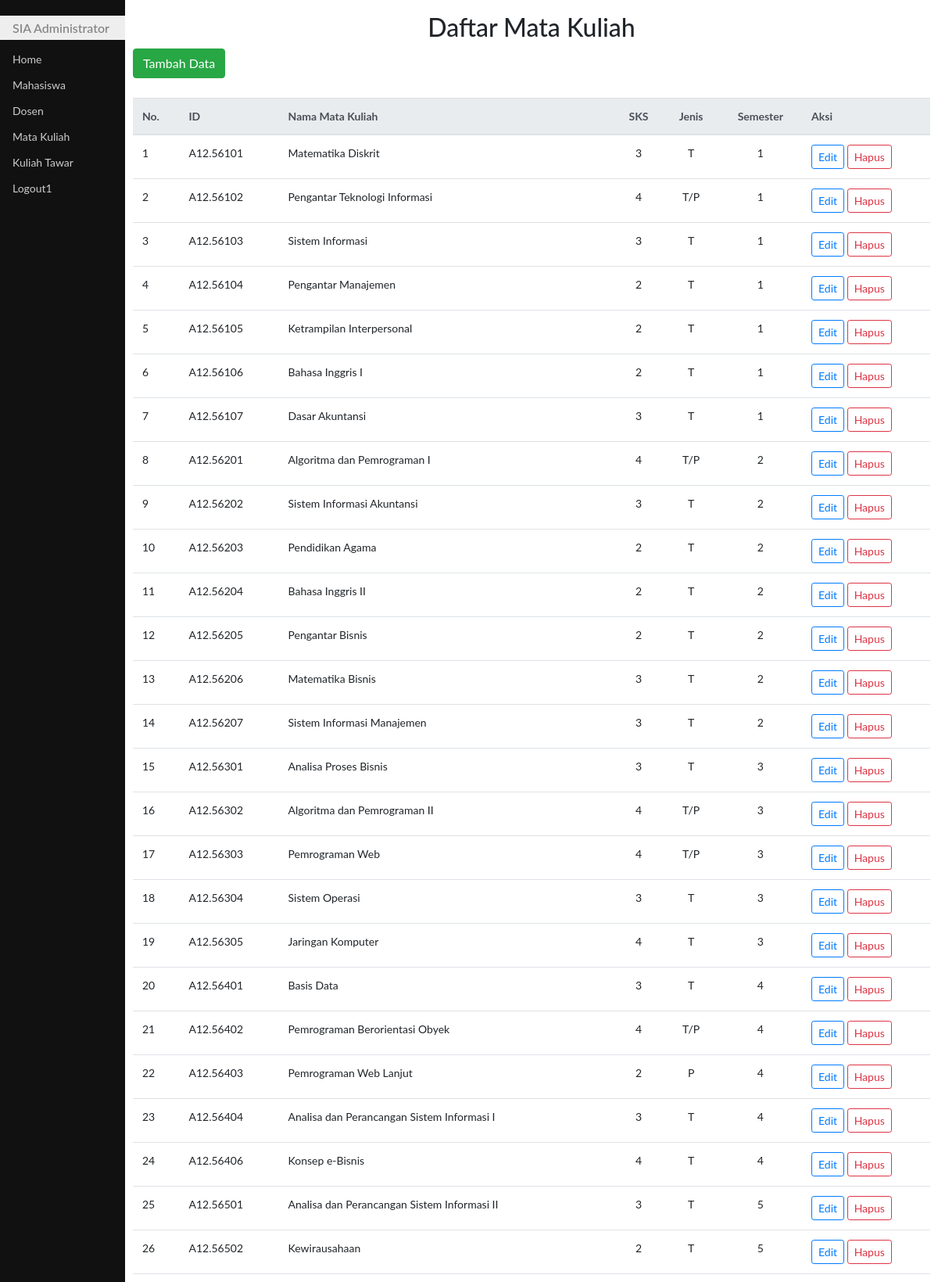
Page /updateMatkul.php (upper part) on the committed database.
### tables this page shows
CREATE TABLE `matkul` (
  `idmatkul` char(10) NOT NULL,
  `namamatkul` varchar(50) DEFAULT NULL,
  `sks` int(2) DEFAULT NULL,
  `jns` char(3) DEFAULT NULL,
  `smt` varchar(10) DEFAULT NULL,
  PRIMARY KEY (`idmatkul`)
);

### fungsi.php (called while the page is built, shortened)
<?php
function enkripsiurl($id){
    $enc = base64_encode(rand() * strtotime(date("H:i:s"))."-".$id);
    return $enc;
}

### updateMatkul.php (the view, shortened to what this page needs)
<!DOCTYPE html>
<html>
<head>
	<link rel="stylesheet" type="text/css" href="bootstrap4/css/bootstrap.css">
	<link rel="stylesheet" type="text/css" href="css/styleku.css">
	<link rel="stylesheet" href="https://use.fontawesome.com/releases/v5.7.0/css/all.css">
</head>
<body>
	<?php
	require "fungsi.php";
	$jmlDataPerHal = 3;
	if (isset($_POST['cari'])) {
		$cari = $_POST['cari'];
		$sql = "select * from matkul where idmatkul like'%$cari%' or
						namamatkul like '%$cari%' or
						sks like '%$cari%' or
						jns like '%$cari%'
						smt like '%$cari%'";
	} else {
		$sql = "select * from matkul";
	}
	if (isset($_GET['hal'])) {
		$halAktif = $_GET['hal'];
	} else {
		$halAktif = 1;
	}
	$awalData = ($jmlDataPerHal * $halAktif) - $jmlDataPerHal;
	$kosong = false;
	if (isset($_POST['cari'])) {
		$cari = $_POST['cari'];
		$halAktif = 1;
		$sql = "select * from matkul where idmatkul like'%$cari%' or
		namamatkul like '%$cari%' or
		sks like '%$cari%' or
		jns like '%$cari%'
		smt like '%$cari%'";
	} else {
		$sql = "select * from matkul";
	}
	if (isset($_POST['cari'])) {
		$cari = $_POST['cari'];
		$halAktif = 1;
		$sql = "select * from matkul where idmatkul like'%$cari%' or
		namamatkul like '%$cari%' or
		sks like '%$cari%' or
		jns like '%$cari%'
		smt like '%$cari%'";
	} else {
		$sql = "select * from matkul";
	}
	$hasil = mysqli_query($koneksi, $sql) or die(mysqli_error($koneksi));
	?>
	<div class="utama">
		<h2 class="text-center mt-3">Daftar Mata Kuliah</h2>
		<span class="float-left">
			<a class="btn btn-success" href="addMatkul.php">Tambah Data</a>
		</span>
		<br>
		<br><br>
		<table class="table table-hover">
			<thead class="thead-light">
				<tr>
					<th>No.</th>
					<th>ID</th>
					<th>Nama Mata Kuliah</th>
					<th style="text-align: center">SKS</th>
					<th style="text-align: center">Jenis</th>
					<th style="text-align: center">Semester</th>
					<th>Aksi</th>
				</tr>
			</thead>
			<tbody>
				<?php
				if ($kosong) {
				?>
					<tr>
						<th colspan="6">
							<div class="alert alert-info alert-dismissible fade show text-center">
								Data tidak ada
							</div>
						</th>
					</tr>
					<?php
				} else {
					if ($awalData == 0) {
						$no = $awalData + 1;
					} else {
						$no = $awalData;
					}
					while ($row = mysqli_fetch_assoc($hasil)) {
					?>
						<tr>
							<td><?php echo $no ?></td>
							<td><?php echo $row["idmatkul"] ?></td>
							<td><?php echo $row["namamatkul"] ?></td>
							<td style="text-align: center"><?php echo $row["sks"] ?></td>
							<td style="text-align: center"><?php echo $row["jns"] ?></td>
							<td style="text-align: center"><?php echo $row["smt"] ?></td>
							<td>
								<a class="btn btn-outline-primary btn-sm" href="editMatkul.php?kode=<?php echo enkripsiurl($row['idmatkul']) ?>">Edit</a>
								<a class="btn btn-outline-danger btn-sm" href="hpsMatkul.php?kode=<?php echo enkripsiurl($row['idmatkul']) ?>" id="linkHps" onclick="return confirm('Yakin dihapus ?')">Hapus</a>
							</td>
						</tr>
				<?php
						$no++;
					}
				}
				?>
			</tbody>
		</table>
	</div>
</body>
</html>

### css/styleku.css (style rules this page uses)
body { font-family: "Lato", sans-serif; }
.menusamping { height: 100%; width: 160px; position: fixed; z-index: 1; top: 0; left: 0; background-color: #111; overflow-x: hidden; padding-top: 20px; }
.menusamping a { padding: 6px 8px 6px 16px; text-decoration: none; font-size: 14px; color: #ccc; display: block; }
.menusamping h1 { padding: 6px 8px 6px 16px; text-decoration: none; font-size: 16px; color: #818181; background-color:#eee; display: block; }
.utama { margin-left: 160px; font-size: 14px; padding: 0px 10px; }

### rows in the picture
matkul: idmatkul "A12.56101", namamatkul "Matematika Diskrit", sks "3", jns "T", smt "1"
matkul: idmatkul "A12.56102", namamatkul "Pengantar Teknologi Informasi", sks "4", jns "T/P", smt "1"
matkul: idmatkul "A12.56103", namamatkul "Sistem Informasi", sks "3", jns "T", smt "1"
matkul: idmatkul "A12.56104", namamatkul "Pengantar Manajemen", sks "2", jns "T", smt "1"
matkul: idmatkul "A12.56105", namamatkul "Ketrampilan Interpersonal", sks "2", jns "T", smt "1"
matkul: idmatkul "A12.56106", namamatkul "Bahasa Inggris I", sks "2", jns "T", smt "1"
matkul: idmatkul "A12.56107", namamatkul "Dasar Akuntansi", sks "3", jns "T", smt "1"
matkul: idmatkul "A12.56201", namamatkul "Algoritma dan Pemrograman I", sks "4", jns "T/P", smt "2"
matkul: idmatkul "A12.56202", namamatkul "Sistem Informasi Akuntansi", sks "3", jns "T", smt "2"
matkul: idmatkul "A12.56203", namamatkul "Pendidikan Agama", sks "2", jns "T", smt "2"
matkul: idmatkul "A12.56204", namamatkul "Bahasa Inggris II", sks "2", jns "T", smt "2"
matkul: idmatkul "A12.56205", namamatkul "Pengantar Bisnis", sks "2", jns "T", smt "2"
matkul: idmatkul "A12.56206", namamatkul "Matematika Bisnis", sks "3", jns "T", smt "2"
matkul: idmatkul "A12.56207", namamatkul "Sistem Informasi Manajemen", sks "3", jns "T", smt "2"
matkul: idmatkul "A12.56301", namamatkul "Analisa Proses Bisnis", sks "3", jns "T", smt "3"
matkul: idmatkul "A12.56302", namamatkul "Algoritma dan Pemrograman II", sks "4", jns "T/P", smt "3"
matkul: idmatkul "A12.56303", namamatkul "Pemrograman Web", sks "4", jns "T/P", smt "3"
matkul: idmatkul "A12.56304", namamatkul "Sistem Operasi", sks "3", jns "T", smt "3"
matkul: idmatkul "A12.56305", namamatkul "Jaringan Komputer", sks "4", jns "T", smt "3"
matkul: idmatkul "A12.56401", namamatkul "Basis Data", sks "3", jns "T", smt "4"
matkul: idmatkul "A12.56402", namamatkul "Pemrograman Berorientasi Obyek", sks "4", jns "T/P", smt "4"
matkul: idmatkul "A12.56403", namamatkul "Pemrograman Web Lanjut", sks "2", jns "P", smt "4"
matkul: idmatkul "A12.56404", namamatkul "Analisa dan Perancangan Sistem Informasi I", sks "3", jns "T", smt "4"
matkul: idmatkul "A12.56406", namamatkul "Konsep e-Bisnis", sks "4", jns "T", smt "4"
matkul: idmatkul "A12.56501", namamatkul "Analisa dan Perancangan Sistem Informasi II", sks "3", jns "T", smt "5"
matkul: idmatkul "A12.56502", namamatkul "Kewirausahaan", sks "2", jns "T", smt "5"
